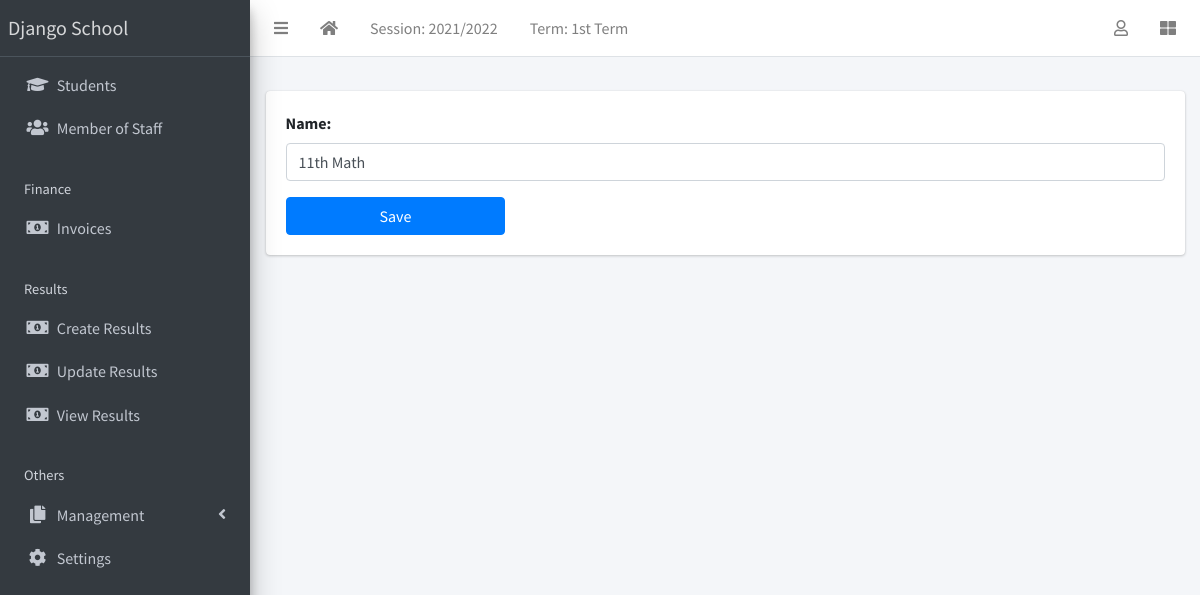
The page /class/3/update/ (signed in) on the database its author committed.
### apps/corecode/models.py (models this page shows, shortened)
class AcademicSession(models.Model):
    name = models.CharField(max_length=200, unique=True)
    current = models.BooleanField(default=True)
    class Meta:
        ordering = ["-name"]

class AcademicTerm(models.Model):
    name = models.CharField(max_length=20, unique=True)
    current = models.BooleanField(default=True)
    class Meta:
        ordering = ["name"]

class SiteConfig(models.Model):
    key = models.SlugField()
    value = models.CharField(max_length=200)

class StudentClass(models.Model):
    name = models.CharField(max_length=200, unique=True)
    class Meta:
        verbose_name = "Class"
        verbose_name_plural = "Classes"
        ordering = ["name"]

### apps/corecode/views.py (the view)
# urls.py: path("class/<int:pk>/update/", ClassUpdateView.as_view(), name="class-update"),
class ClassUpdateView(LoginRequiredMixin, SuccessMessageMixin, UpdateView):
    model = StudentClass
    fields = ["name"]
    success_url = reverse_lazy("classes")
    success_message = "class successfully updated."
    template_name = "corecode/mgt_form.html"

### apps/corecode/context_processors.py (called while the page is built)
def site_defaults(request):
    current_session = AcademicSession.objects.get(current=True)
    current_term = AcademicTerm.objects.get(current=True)
    vals = SiteConfig.objects.all()
    contexts = {
        "current_session": current_session.name,
        "current_term": current_term.name,
    }
    for val in vals:
        contexts[val.key] = val.value
    return contexts

### apps/corecode/templates/corecode/mgt_form.html (shortened to what this page needs)
{% extends 'base.html' %}
{% load widget_tweaks %}
{% block content %}
  <div class="row">
    <div class="col-sm-12">
      <form method="POST">
        <div class="mb-3">
          {% for field in form %}
          <div class="form-group">
            {{ field.label_tag}}
            {{ field | add_class:"form-control" |add_error_class:"is-invalid" | attr:"required"}}
          </div>
          {% endfor %}
        </div>
        <input type="submit" value="Save" class="w-25 btn btn-primary">
      </form>
    </div>
  </div>
{% endblock content %}

### templates/base.html (shortened to what this page needs)
{% load static %}
<!DOCTYPE html>
<html lang="en">
<head>
  <link rel="stylesheet" href="{% static 'plugins/fontawesome-free/css/all.min.css' %}">
  <link rel="stylesheet" href="{% static 'plugins/toastr/toastr.min.css' %}">
  <link rel="stylesheet"
    href="{% static 'plugins/overlayScrollbars/css/OverlayScrollbars.min.css' %}">
  <link rel="stylesheet" href="{% static 'plugins/Datatables/datatables.min.css' %}" />
  <link rel="stylesheet" href="{% static 'dist/css/adminlte.min.css' %}">
</head>
<body
  class="hold-transition sidebar-mini layout-fixed layout-navbar-fixed layout-footer-fixed">
  <div class="wrapper">
    <nav class="main-header navbar navbar-expand navbar-white navbar-light">
      <ul class="navbar-nav">
        <li class="nav-item">
          <a class="nav-link" data-widget="pushmenu" href="#" role="button"><i
              class="fas fa-bars"></i></a>
        </li>
        <li class="nav-item d-none d-sm-inline-block">
          <a href="{% url 'home' %} " class="nav-link"><i class="fa fa-home"></i></a>
        </li>
        <li class="nav-item d-none d-sm-inline-block">
          <a href="{% url 'current-session' %}" class="nav-link">Session: {{ current_session }}</a>
        </li>
        <li class="nav-item d-none d-sm-inline-block">
          <a href="{% url 'current-session' %}" class="nav-link">Term: {{ current_term }}</a>
        </li>
      </ul>
      <ul class="navbar-nav ml-auto">
        <li class="nav-item dropdown">
          <a class="nav-link" data-toggle="dropdown" href="#">
            <i class="far fa-user"></i>
          </a>
        </li>
        <li class="nav-item">
          <a class="nav-link" data-widget="control-sidebar" data-slide="true"
            href="#" role="button"><i class="fas fa-th-large"></i></a>
        </li>
      </ul>
    </nav>
    <aside class="main-sidebar sidebar-dark-primary elevation-4">
      <a href="{% url 'home' %}" class="brand-link">{{ school_name | default:"MySchool" }}</a>
      <div class="sidebar">
        <nav class="mt-2">
          <ul class="nav nav-pills nav-sidebar flex-column"
            data-widget="treeview" role="menu" data-accordion="false">
            <li class="nav-item">
              <a href="{% url 'student-list' %}" class="nav-link">
                <i class="nav-icon fas fa-graduation-cap"></i>
                <p>
                  Students
                </p>
              </a>
            </li>
            <li class="nav-item">
              <a href="{% url 'staff-list' %}" class="nav-link">
                <i class="nav-icon fas fa-users"></i>
                <p>
                  Member of Staff
                </p>
              </a>
            </li>
            <li class="nav-header">Finance</li>
            <li class="nav-item">
              <a href="{% url 'invoice-list' %}" class="nav-link">
                <i class="nav-icon fas fa-money-bill-alt"></i>
                <p>
                  Invoices
                </p>
              </a>
            </li>
            <li class="nav-header">Results</li>
            <li class="nav-item">
              <a href="{% url 'create-result' %}" class="nav-link">
                <i class="nav-icon fas fa-money-bill-alt"></i>
                <p>
                  Create Results
                </p>
              </a>
            </li>
            <li class="nav-item">
              <a href="{% url 'edit-results' %}" class="nav-link">
                <i class="nav-icon fas fa-money-bill-alt"></i>
                <p>
                  Update Results
                </p>
              </a>
            </li>
            <li class="nav-item">
              <a href="{% url 'view-results' %}" class="nav-link">
                <i class="nav-icon fas fa-money-bill-alt"></i>
                <p>
                  View Results
                </p>
              </a>
            </li>
            <li class="nav-header">Others</li>
            <li class="nav-item has-treeview">
              <a href="#" class="nav-link">
                <i class="nav-icon fas fa-copy"></i>
                <p>
                  Management
                  <i class="fas fa-angle-left right"></i>
                </p>
              </a>
            </li>
            <li class="nav-item">
              <a href="{% url 'configs' %}" class="nav-link">
                <i class="nav-icon fas fa-cog"></i>
                <p>
                  Settings
                </p>
              </a>
            </li>
          </ul>
        </nav>
      </div>
    </aside>
    <div class="content-wrapper">
      <section class="content-header">
      </section>
      <section class="content">
        <div class="container-fluid">
          <div class="row">
            <div class="col-md-12">
              {% block fullcard %}
              <div class="card">
                <div class="card-body">
                  <div class="row">
                    <div class="col">
                      {% block content %}
                      {% endblock content %}
                    </div>
                  </div>
                </div>
              </div>
              {% endblock fullcard %}
            </div>
          </div>
        </div>
      </section>
    </div>
  </div>
</body>
</html>

### rows shown on the page
AcademicSession: name "2021/2022"
AcademicTerm: name "1st Term"
SiteConfig: value "Django School"
StudentClass: name "11th Math"

### other values the page prints
{{ field.label_tag }} "Name:"
